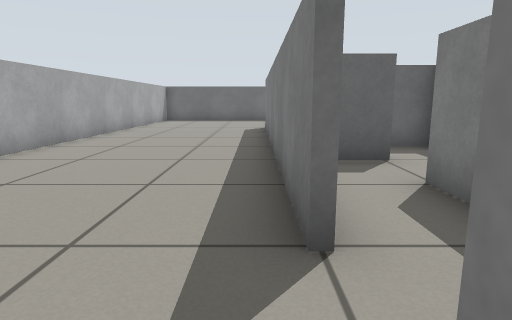
[1] (above)

16 first-person views from a walk through a world built for the Gazebo simulator. The camera is 0.57 m above the floor, tilts 10° down and sees 75° across. Floor lines are 1 m apart. The floor is counted in squares, 0.5 m on a side. Each view is taken from the middle of a square. On the plan, view 1 faces up. The plan holds only what a view shows up to about 13 squares ahead; the rest is blank.

[2]
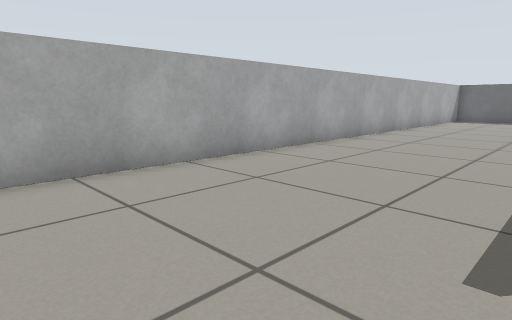

[3]
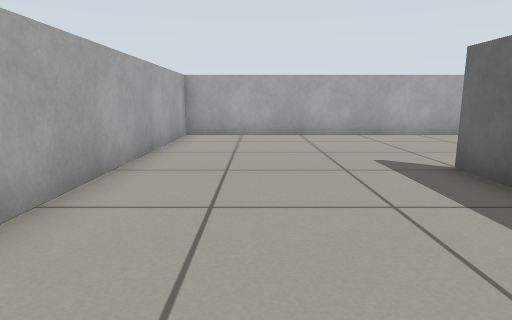

[4]
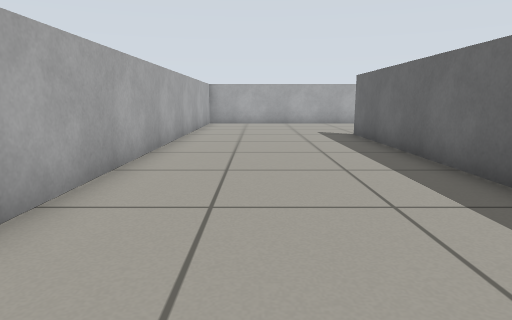

[5]
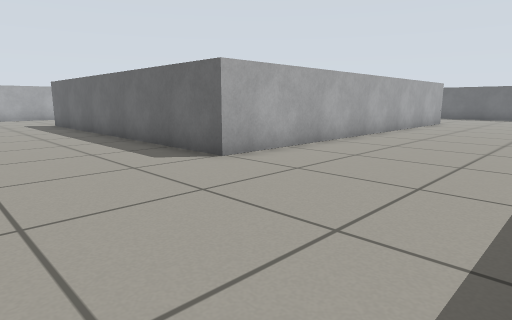

[6]
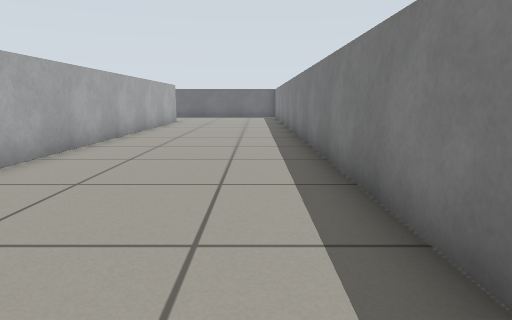

[7]
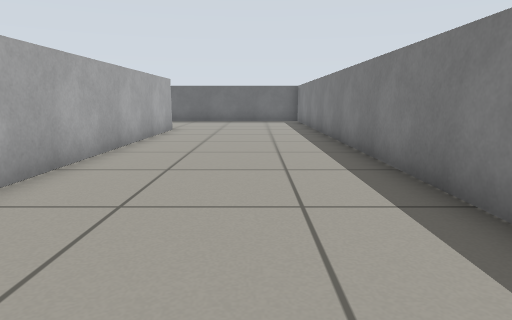

[8]
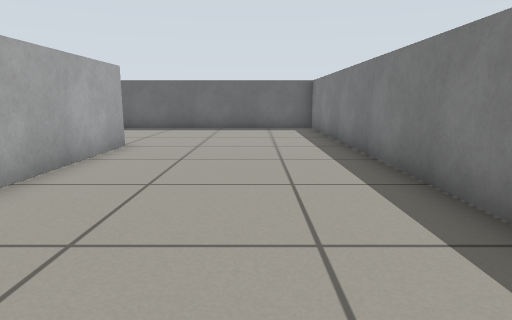

[9]
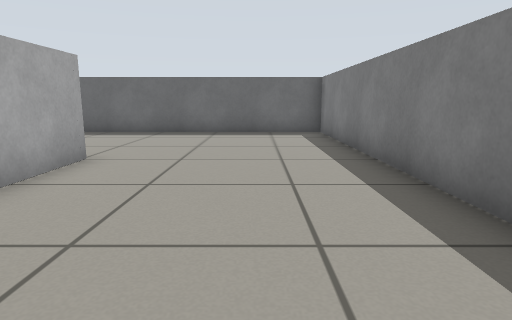

[10]
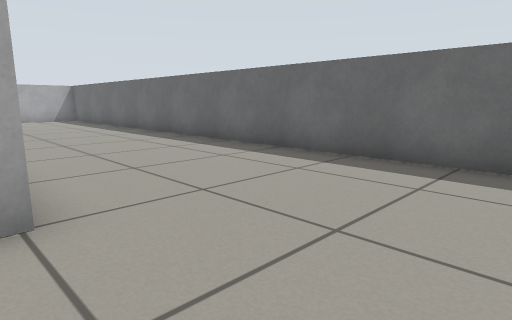

[11]
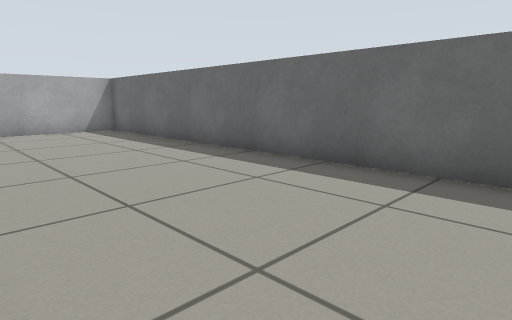

[12]
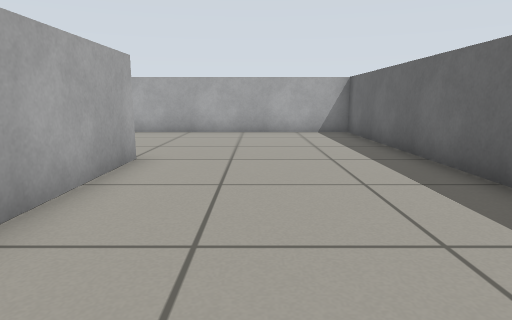

[13]
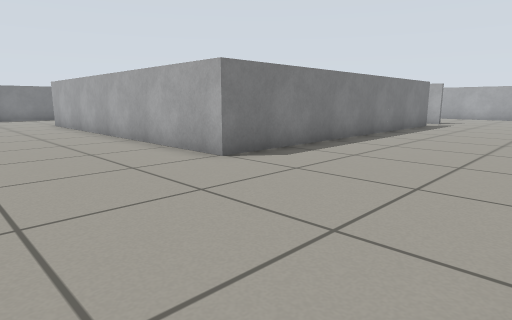

[14]
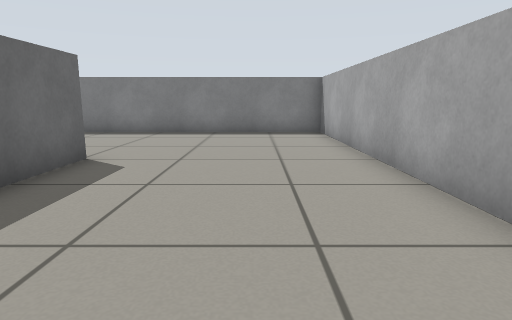

[15]
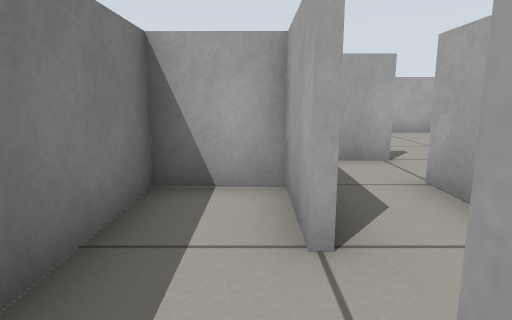

[16]
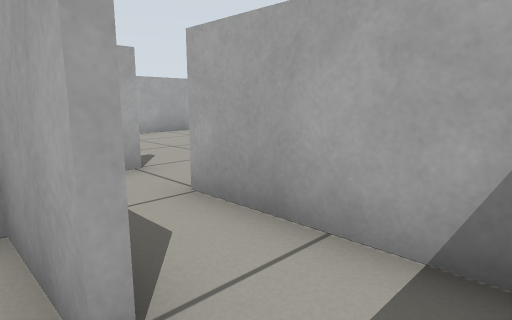

### Floor plan
Key: @ floor where view 1 was taken; # wall or solid block; . floor.
Columns run from 6 left of view 1 to 19 right of it. Each row starts with its distance up from view 1.
 21 ##########################
 20 #........................#
 19 #........................#
 18 #........................#
 17 #........................#
 16 #........................#
 15 #........................#
 14 #.....##########  #......#
 13 #.....#           #......#
 12 #.....#           #......#
 11 #.....#           #......#
 10 #.....#           #......#
  9 #.....#           #......#
  8 #.....#  ##       #......#
  7 #.....#  .        #......#
  6 #.....###.        #......#
  5 #.....#...#       #......#
  4 #.....#.#.#       #......#
  3 #.....#.#.#       #......#
  2 #.......###       #......#
  1 #.......          #......#
  0 #.....@############......#
 -1 #........................#
 -2 #........................#
 -3 #........................#
 -4 #........................#
 -5 #........................#
 -6 ##########################

Positions as (right, up) in squares from view 1, and headings:
1: (0, 0), facing up
2: (0, -1), facing up-left
3: (6, -3), facing left
4: (12, -3), facing left
5: (18, -4), facing up-left
6: (17, -4), facing up
7: (16, 1), facing up
8: (16, 6), facing up
9: (16, 8), facing up
10: (16, 14), facing up-left
11: (8, 15), facing up-left
12: (7, 17), facing left
13: (-5, 19), facing down-right
14: (6, -3), facing right
15: (3, 7), facing down
16: (3, 6), facing down-left
